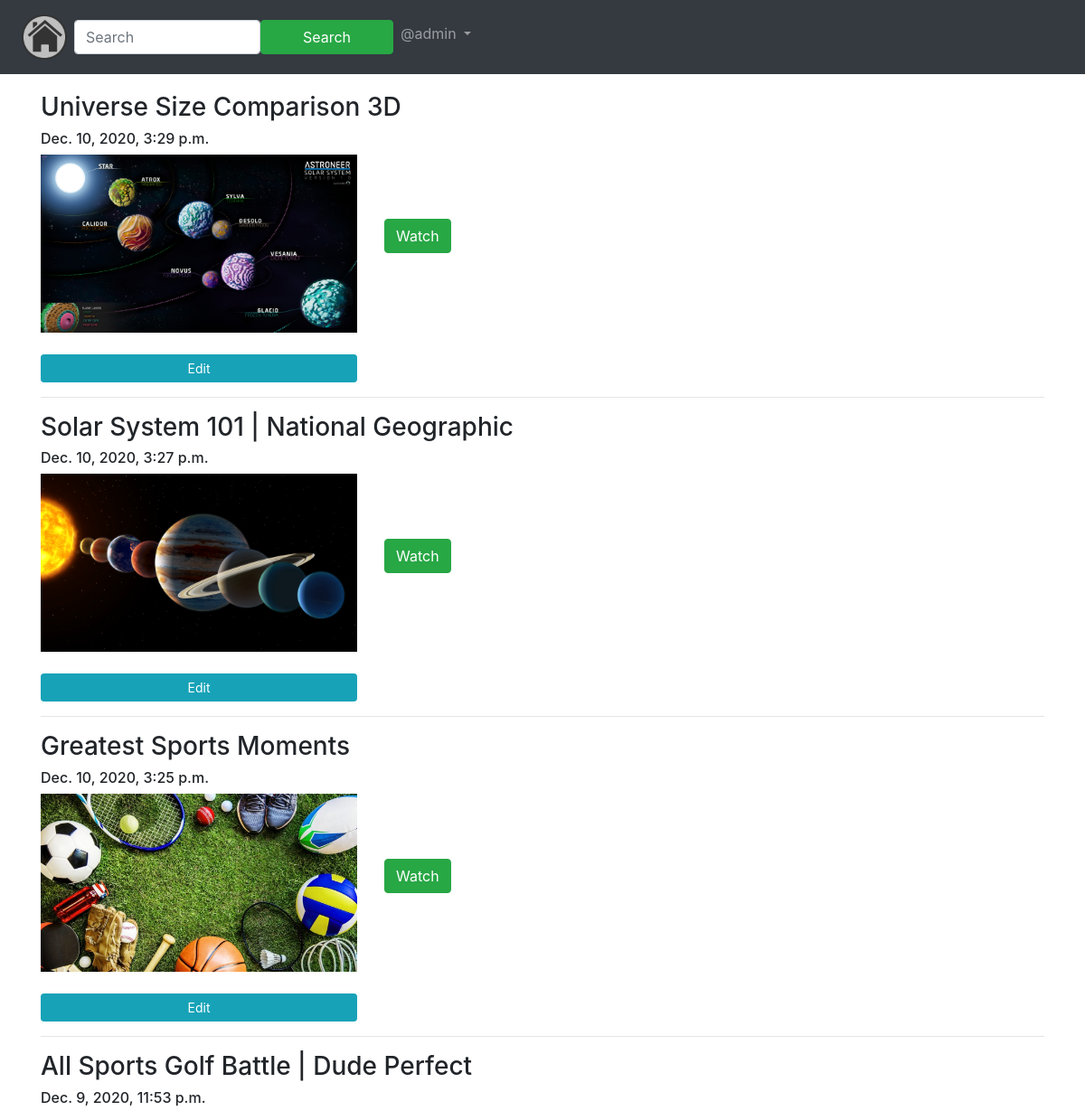
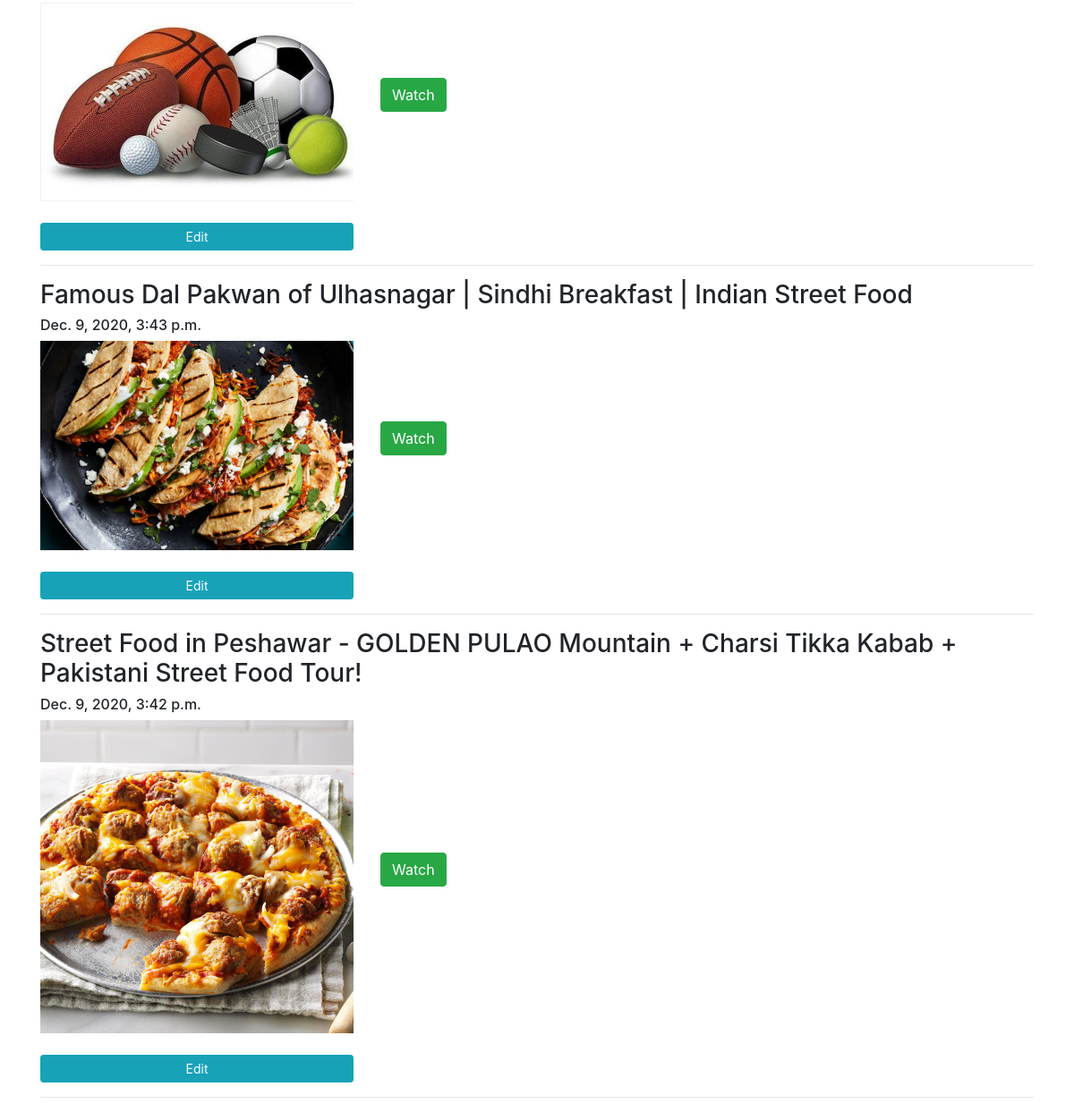
The page /video/my-videos/ (signed in) on the database its author committed (2 pictures, top to bottom).
### App_Video/models.py (models this page shows, shortened)
class Video(models.Model):
    author = models.ForeignKey(User, on_delete=models.CASCADE, related_name='video_author')
    category = models.ForeignKey(Category, on_delete=models.CASCADE, related_name='category', null=True)
    video_title = models.CharField(max_length=264, verbose_name="Put a Title")
    slug = models.SlugField(max_length=264, unique=True)
    video_image = models.ImageField(upload_to='video_images', verbose_name="Image")
    video = EmbedVideoField(null=True)
    upload_date = models.DateTimeField(auto_now_add=True)
    update_date = models.DateTimeField(auto_now=True)
    class Meta:
        ordering = ['-upload_date',]

### App_Video/views.py (the view)
# urls.py: path('my-videos/', views.MyVideos.as_view(), name='my_videos'),
class MyVideos(LoginRequiredMixin, TemplateView):
    template_name = 'App_Video/my_videos.html'

### templates/App_Video/my_videos.html (shortened to what this page needs)
{% extends 'base.html' %}
{% block body_block %}
{% for video in user.video_author.all %}
<h3>{{video.video_title}}</h3>
<h6>{{video.upload_date}}</h6>
<div class="row">
  <div class="col-sm-4">
    <img src="/media/{{video.video_image}}" width="100%">
  </div>
  <div class="col-sm-8 m-auto">
   <a href="{% url 'App_Video:video_details' slug=video.slug %}" class="btn btn-md btn-success">Watch</a></p>
  </div>
</div>
<div class="row">
    <div class="col-sm-4"> <br>
<a href="{% url 'App_Video:edit_video' pk=video.pk %}" class="btn btn-sm btn-info" style="width: 100%;">Edit</a>
</div>
<div class="col-sm-4">
</div>
</div>
<hr>
{% endfor %}
{% endblock %}

### templates/base.html (shortened to what this page needs)
<!DOCTYPE html>
{% load static %}
<html lang="en" dir="ltr">
<head>
  <link rel="stylesheet" href="https://maxcdn.bootstrapcdn.com/bootstrap/4.4.1/css/bootstrap.min.css">
  <link href="https://maxcdn.bootstrapcdn.com/font-awesome/4.7.0/css/font-awesome.min.css" rel="stylesheet">
</head>
<body>
  <nav class="navbar navbar-expand-sm bg-dark navbar-dark">
    <ul class="navbar-nav">
      <li class="nav-item active">
        <a class="nav-link" href="{% url 'index' %}"><img src="/media/logo.png" width="50px"></a>
      </li>
      <form class="d-flex" method="GET" action="search">
        <input class="form-control m-auto" type="text" name="search" placeholder="Search">
        <button class="btn btn-success btn-md col-5 m-auto" type="submit">Search</button>
      </form>
      {% if user.is_authenticated %}
      <div class="nav-item dropdown a">
        <a class="nav-link dropdown-toggle " href="#" id="navbardrop" data-toggle="dropdown" style="padding-top: 17px;">
          @{{user.username}}
        </a>
      </div>
      {% endif %}
    </ul>
  </nav>
  <div class="container" style="padding-top:20px">
    {% block body_block %}
    {% endblock %}
  </div>
</body>
</html>

### rows shown on the page
Video: video_title "Universe Size Comparison 3D", upload_date "Dec. 10, 2020, 3:29 p.m.", video_image (picture)
Video: video_title "Solar System 101 | National Geographic", upload_date "Dec. 10, 2020, 3:27 p.m.", video_image (picture)
Video: video_title "Greatest Sports Moments", upload_date "Dec. 10, 2020, 3:25 p.m.", video_image (picture)
Video: video_title "All Sports Golf Battle | Dude Perfect", upload_date "Dec. 9, 2020, 11:53 p.m.", video_image (picture)
Video: video_title "Famous Dal Pakwan of Ulhasnagar | Sindhi Breakfast | Indian Street Food", upload_date "Dec. 9, 2020, 3:43 p.m.", video_image (picture)
Video: video_title "Street Food in Peshawar - GOLDEN PULAO Mountain + Charsi Tikka Kabab + Pakistani Street Food Tour!", upload_date "Dec. 9, 2020, 3:42 p.m.", video_image (picture)

### other values the page prints
{{ user.username }} "admin"
